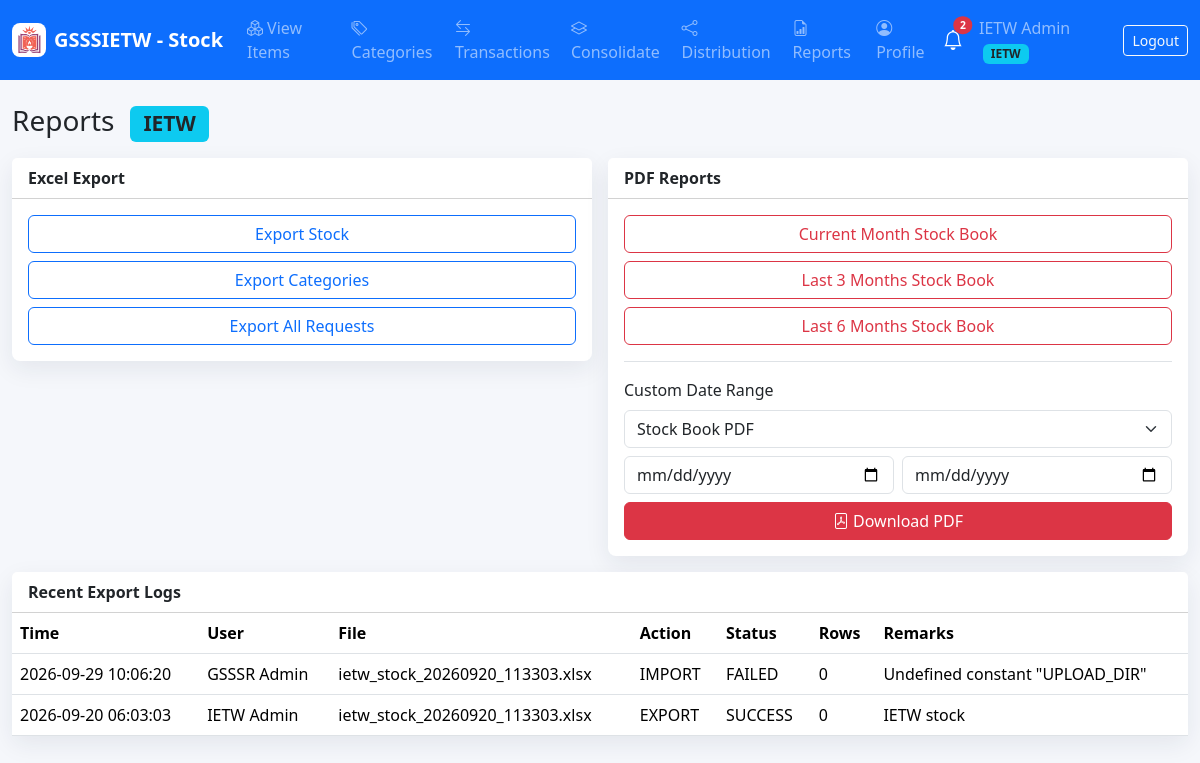
The app's page /IETW/reports.php (signed in), older data.
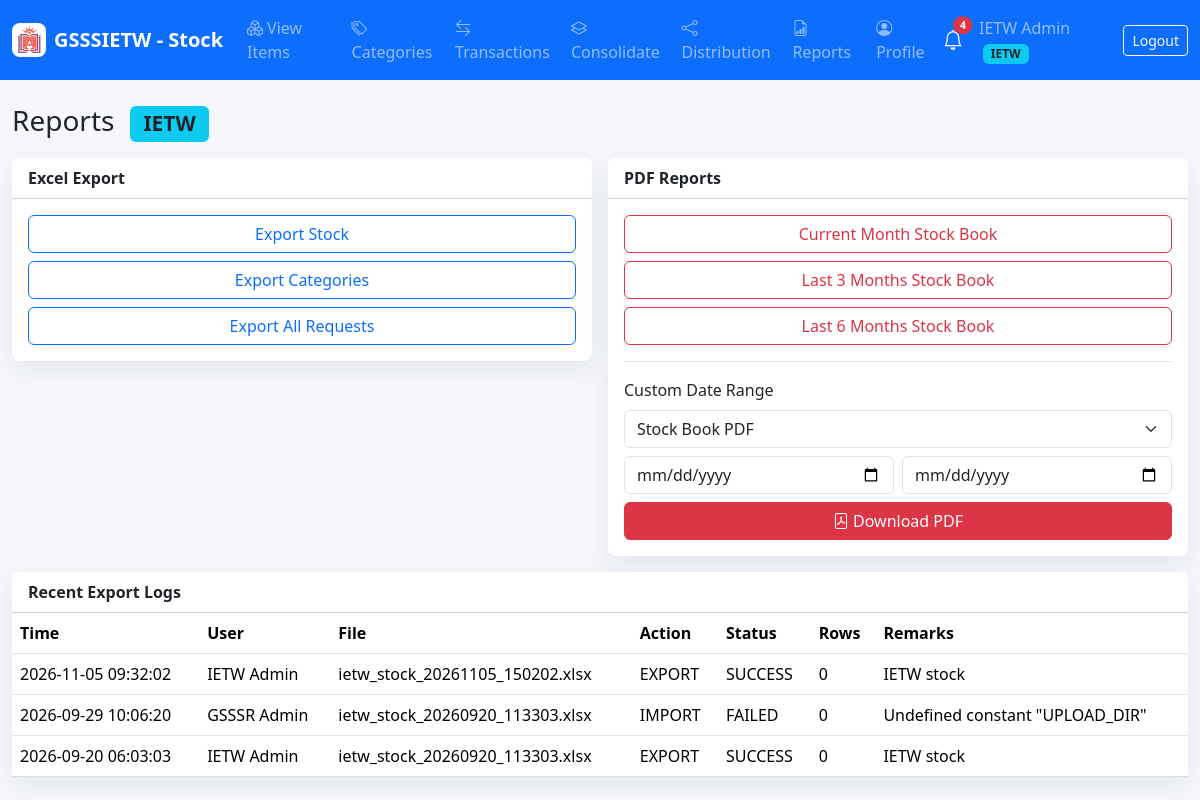
The same page, newer data.
### tables this page shows
CREATE TABLE `excel_import_logs` (
  `id` int NOT NULL AUTO_INCREMENT,
  `user_id` int DEFAULT NULL,
  `file_name` varchar(255) NOT NULL,
  `action_type` enum('IMPORT','EXPORT') NOT NULL,
  `status` enum('SUCCESS','FAILED') NOT NULL,
  `rows_processed` int NOT NULL DEFAULT '0',
  `remarks` text,
  `created_at` timestamp NULL DEFAULT CURRENT_TIMESTAMP,
  PRIMARY KEY (`id`),
  KEY `user_id` (`user_id`),
  CONSTRAINT `excel_import_logs_ibfk_1` FOREIGN KEY (`user_id`) REFERENCES `users` (`id`)
);

CREATE TABLE `users` (
  `id` int NOT NULL AUTO_INCREMENT,
  `department_id` int DEFAULT NULL,
  `name` varchar(120) NOT NULL,
  `email` varchar(160) NOT NULL,
  `password_hash` varchar(255) NOT NULL,
  `role` enum('GSSSR','IETW','DEPARTMENT') NOT NULL,
  `status` enum('ACTIVE','INACTIVE') NOT NULL DEFAULT 'ACTIVE',
  `created_at` timestamp NULL DEFAULT CURRENT_TIMESTAMP,
  `updated_at` timestamp NULL DEFAULT NULL ON UPDATE CURRENT_TIMESTAMP,
  PRIMARY KEY (`id`),
  UNIQUE KEY `email` (`email`),
  KEY `department_id` (`department_id`),
  CONSTRAINT `users_ibfk_1` FOREIGN KEY (`department_id`) REFERENCES `departments` (`id`)
);

### includes/auth.php (called while the page is built, shortened)
<?php
require_once __DIR__ . '/functions.php';
function current_user(): ?array
{
    static $verified = false;
    if (!$verified) {
        $verified = true;
    }
    return $_SESSION['user'];
}

### includes/functions.php (called while the page is built, shortened)
<?php
require_once __DIR__ . '/db.php';
function e(?string $value): string
{
    return htmlspecialchars((string)$value, ENT_QUOTES, 'UTF-8');
}
function rows(string $sql, array $params = []): array
{
    $stmt = Database::conn()->prepare($sql);
    $stmt->execute($params);
    return $stmt->fetchAll();
}
function unread_notification_count(?int $userId = null): int {
    try {
        $db = Database::conn();
        $stmt = $db->prepare("SELECT COUNT(*) FROM notifications WHERE user_id = ? AND is_read = 0");
        $stmt->execute([$userId]);
        return (int)$stmt->fetchColumn();
    } catch (Throwable $e) {
        return 0;
    }
}

### includes/db.php (called while the page is built, shortened)
<?php
final class Database
{
    private static ?PDO $pdo = null;
    public static function conn(): PDO
    {
        if (self::$pdo === null) {
            $dsn = 'mysql:host=' . DB_HOST . ';dbname=' . DB_NAME . ';charset=utf8mb4';
            self::$pdo = new PDO($dsn, DB_USER, DB_PASS, [
                PDO::ATTR_ERRMODE => PDO::ERRMODE_EXCEPTION,
                PDO::ATTR_DEFAULT_FETCH_MODE => PDO::FETCH_ASSOC,
                PDO::ATTR_EMULATE_PREPARES => false,
            ]);
        }
        return self::$pdo;
    }
}

### IETW/reports.php (the view, shortened to what the changed rows need)
<?php
require_once __DIR__ . '/../includes/layout.php';
$imports = rows('SELECT eil.*, u.name FROM excel_import_logs eil LEFT JOIN users u ON u.id=eil.user_id ORDER BY eil.id DESC LIMIT 50');
render_header('Reports - IETW');
?>
<h1 class="h3 mb-3">Reports <span class="badge bg-info text-dark ms-2">IETW</span></h1>
<div class="card metric-card mt-3">
  <div class="table-responsive">
    <table class="table mb-0">
      <thead><tr><th>Time</th><th>User</th><th>File</th><th>Action</th><th>Status</th><th>Rows</th><th>Remarks</th></tr></thead>
      <tbody>
        <?php foreach ($imports as $i): ?>
        <tr>
          <td><?= e($i['created_at']) ?></td>
          <td><?= e($i['name']) ?></td>
          <td><?= e($i['file_name']) ?></td>
          <td><?= e($i['action_type']) ?></td>
          <td><?= e($i['status']) ?></td>
          <td><?= e($i['rows_processed']) ?></td>
          <td><?= e($i['remarks']) ?></td>
        </tr>
        <?php endforeach; ?>
      </tbody>
    </table>
  </div>
</div>
<?php render_footer(); ?>

### includes/layout.php (shortened to what the changed rows need)
<?php
require_once __DIR__ . '/auth.php';
function render_header(string $title): void
{
    $u    = current_user();
    $role = $u['role'] ?? '';
    $base = BASE_URL;
    echo '<!doctype html><html lang="en"><head><meta charset="utf-8"><meta name="viewport" content="width=device-width, initial-scale=1">';
    echo '<link href="https://cdn.jsdelivr.net/npm/bootstrap@5.3.3/dist/css/bootstrap.min.css" rel="stylesheet">';
    echo '<link href="https://cdn.jsdelivr.net/npm/bootstrap-icons@1.11.3/font/bootstrap-icons.css" rel="stylesheet">';
    echo '<link href="' . $base . '/assets/css/app.css" rel="stylesheet">';
    echo '</head><body>';
    echo '<nav class="navbar navbar-expand-lg navbar-dark bg-primary sticky-top"><div class="container-fluid">';
    if ($u) {
        echo '<div class="collapse navbar-collapse" id="topnav"><ul class="navbar-nav me-auto">';
        $links = [
            'GSSSR' => [
                ['/admin/items.php',        'Items',          'boxes'],
                ['/admin/categories.php',   'Categories',     'tags'],
                ['/admin/requests.php',     'Approval Desk',  'clipboard-check'],
                ['/admin/reports.php',      'Reports',        'file-earmark-bar-graph'],
                ['/admin/users.php',        'Users',          'people'],
                ['/admin/logs.php',         'Logs',           'activity'],
                ['/admin/backup.php',       'Backup',         'shield-check'],
                ['/profile.php',            'Profile',        'person-circle'],
            ],
            'IETW' => [
                ['/IETW/items.php',        'View Items',      'boxes'],
                ['/IETW/categories.php',   'Categories',      'tags'],
                ['/IETW/transactions.php', 'Transactions',    'arrow-left-right'],
                ['/IETW/consolidate.php',  'Consolidate',     'layers'],
                ['/IETW/allocate.php',     'Distribution',    'share'],
                ['/IETW/reports.php',      'Reports',         'file-earmark-bar-graph'],
                ['/profile.php',           'Profile',         'person-circle'],
            ],
            'DEPARTMENT' => [
                ['/department/request.php', 'New Request', 'cart-plus'],
                ['/department/history.php', 'History',     'clock-history'],
                ['/department/inventory.php', 'My Stock',  'box-seam'],
                ['/profile.php',            'Profile',        'person-circle'],
            ],
        ];
        foreach ($links[$role] ?? [] as $l) {
            echo '<li class="nav-item"><a class="nav-link" href="' . $base . $l[0] . '">'
               . '<i class="bi bi-' . $l[2] . ' me-1"></i>' . $l[1] . '</a></li>';
        }
        echo '</ul>';
        $badgeClass = match ($role) {
            'GSSSR' => 'bg-warning text-dark',
            'IETW'  => 'bg-info text-dark',
            default => 'bg-secondary',
        };
        $unread = 0;
        if (function_exists('unread_notification_count')) {
            $unread = unread_notification_count($u['id']);
        }
        echo '<a class="nav-link position-relative me-3 text-white" href="' . $base . '/notifications.php" title="Notifications">';
        echo '<i class="bi bi-bell fs-5"></i>';
        if ($unread > 0) {
            echo '<span class="position-absolute top-0 start-100 translate-middle badge rounded-pill bg-danger" style="font-size:0.65rem;">' . $unread . '</span>';
        }
        echo '</a>';
        echo '<span class="navbar-text me-3">'
           . e($u['name'])
           . ' <span class="badge ' . $badgeClass . ' ms-1">' . e($role) . '</span></span>';
        echo '<a class="btn btn-outline-light btn-sm" href="' . $base . '/logout.php">Logout</a></div>';
    }
    echo '</div></nav><main class="container-fluid py-4">';
}
function render_footer(): void
{
    echo '</main>';
    echo '</body></html>';
}

Row changes from the older to the newer data that the page shows:
no longer on this page (row unchanged): users: name "IETW Admin"
added excel_import_logs: created_at "2026-11-05 09:32:02", user.name "IETW Admin", file_name "ietw_stock_20261105_150202.xlsx", action_type "EXPORT", status "SUCCESS", rows_processed "0", remarks "IETW stock"
shown differently, row unchanged: excel_import_logs (number 3 of 3 on the later page): user "2" → (not shown)
Text that changed along with them:
$unread: (not shown) → "4"
$u['name']: (not shown) → "IETW Admin"
